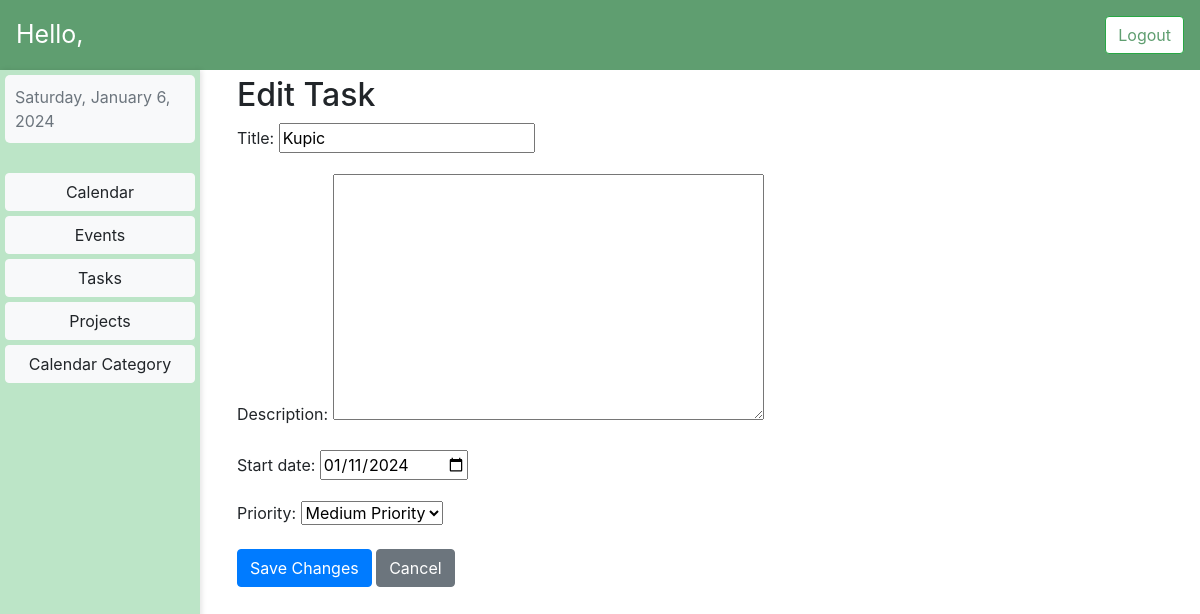
/edit_task/1/, run on the app's committed database.
### MyCalendar/models.py (models this page shows)
class Task(models.Model):
    HIGH_PRIORITY = 1
    MEDIUM_PRIORITY = 2
    LOW_PRIORITY = 3
    PRIORITY_CHOICES = [
        (HIGH_PRIORITY, 'High Priority'),
        (MEDIUM_PRIORITY, 'Medium Priority'),
        (LOW_PRIORITY, 'Low Priority'),
    ]
    user = models.ForeignKey(User, on_delete=models.CASCADE)
    title = models.CharField(max_length=200)
    description = models.TextField(blank=True)
    start_date = models.DateField()
    priority = models.IntegerField(choices=PRIORITY_CHOICES)
    completed = models.BooleanField(default=False)

### MyCalendar/views.py (the view)
# urls.py: path('edit_task/<int:pk>/', EditTaskView.as_view(), name='edit_task'),
class EditTaskView(UpdateView):
    model = Task
    form_class = TaskForm
    template_name = 'edit_task.html'
    success_url = reverse_lazy('task_list')

### MyCalendar/forms.py
class TaskForm(forms.ModelForm):
    start_date = forms.DateField(widget=forms.widgets.DateInput(attrs={'type': 'date'}))
    class Meta:
        model = Task
        fields = ['title', 'description', 'start_date', 'priority']

### templates/edit_task.html (shortened to what this page needs)
{% extends 'dashboard.html' %}
{% load static %}
{% block styles %}
    <link rel="stylesheet" type="text/css" href="{% static 'css/dashboard.css' %}">
{% endblock %}
{% block dynamic_content %}
      <div class="col-md-9">
            <div class="calendar-section">
                <h2>Edit Task</h2>
                <form method="post" enctype="multipart/form-data">
                  {{ form.as_p }}
                  <button type="submit" class="btn btn-primary">Save Changes</button>
                  <a href="{% url 'task_list' %}" class="btn btn-secondary">Cancel</a>
                </form>
            </div>
        </div>
{% endblock %}

### static/css/dashboard.css (style rules this page uses)
html { width: 100%; height: 100%; margin: 0; padding: 0; }
body { margin: 0; padding: 0; height: 100%; overflow: hidden; }
.calendar-section { width: 100%; height: 100%; padding: 1%; }

### data on the page
Task: title "Kupic", start_date "01/11/2024", priority "Medium Priority"
